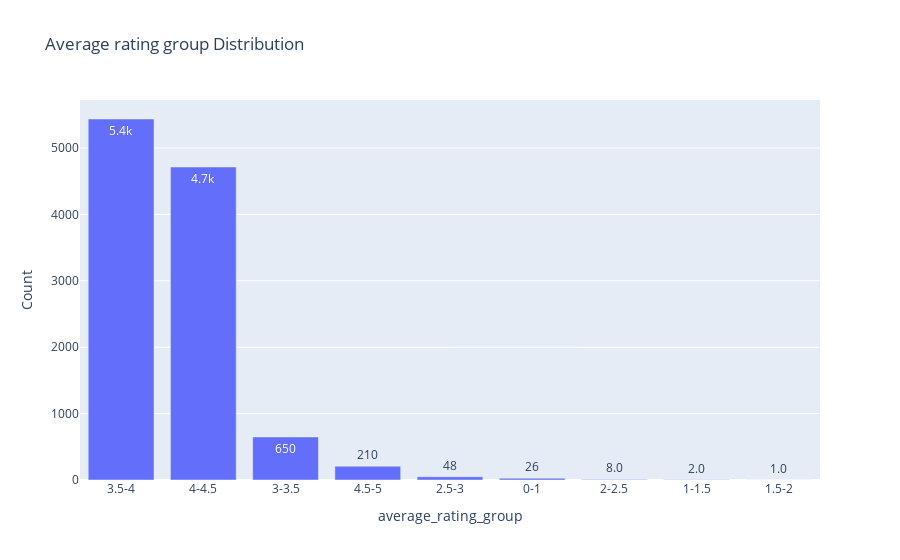

Notebook cell for this chart:
### Markdown cell above
In order to get a closer look into the average rating, we use pd.cut and value_counts to group the ratings into categories

### Code cell
# Define bins and labels
bins = [0, 1, 1.5, 2, 2.5, 3, 3.5, 4, 4.5, 5]
labels = ['0-1', '1-1.5', '1.5-2', '2-2.5', '2.5-3', '3-3.5', '3.5-4', '4-4.5', '4.5-5']

# Create a new column with the bin labels
rating_category = pd.cut(df_da['average_rating'], bins=bins, labels=labels, right=False)

# Count the number of ratings in each category
rating_counts_per_category = rating_category.value_counts()

# Display the result
res = pd.DataFrame({'average_rating_group':rating_counts_per_category.index, 'Count':rating_counts_per_category.values})
fig2 = px.bar(res, y='Count', x='average_rating_group', text_auto='.2s',
            title="Average rating group Distribution")
fig2

### Figure 1 — Plotly figure (JSON) as saved in the notebook; plotly's stock layout.template omitted (floating-point values rounded to 4 significant figures)
{"data": [{"alignmentgroup": "True", "hovertemplate": "average_rating_group=%{x}<br>Count=%{y}<extra></extra>", "legendgroup": "", "marker": {"color": "#636efa", "pattern": {"shape": ""}}, "name": "", "offsetgroup": "", "orientation": "v", "showlegend": false, "textposition": "auto", "texttemplate": "%{y:.2s}", "type": "bar", "x": ["3.5-4", "4-4.5", "3-3.5", "4.5-5", "2.5-3", "0-1", "2-2.5", "1-1.5", "1.5-2"], "xaxis": "x", "y": [5437, 4714, 649, 208, 48, 26, 8, 2, 1], "yaxis": "y"}], "layout": {"barmode": "relative", "legend": {"tracegroupgap": 0}, "title": {"text": "Average rating group Distribution"}, "xaxis": {"anchor": "y", "domain": [0, 1], "title": {"text": "average_rating_group"}}, "yaxis": {"anchor": "x", "domain": [0, 1], "title": {"text": "Count"}}}}
